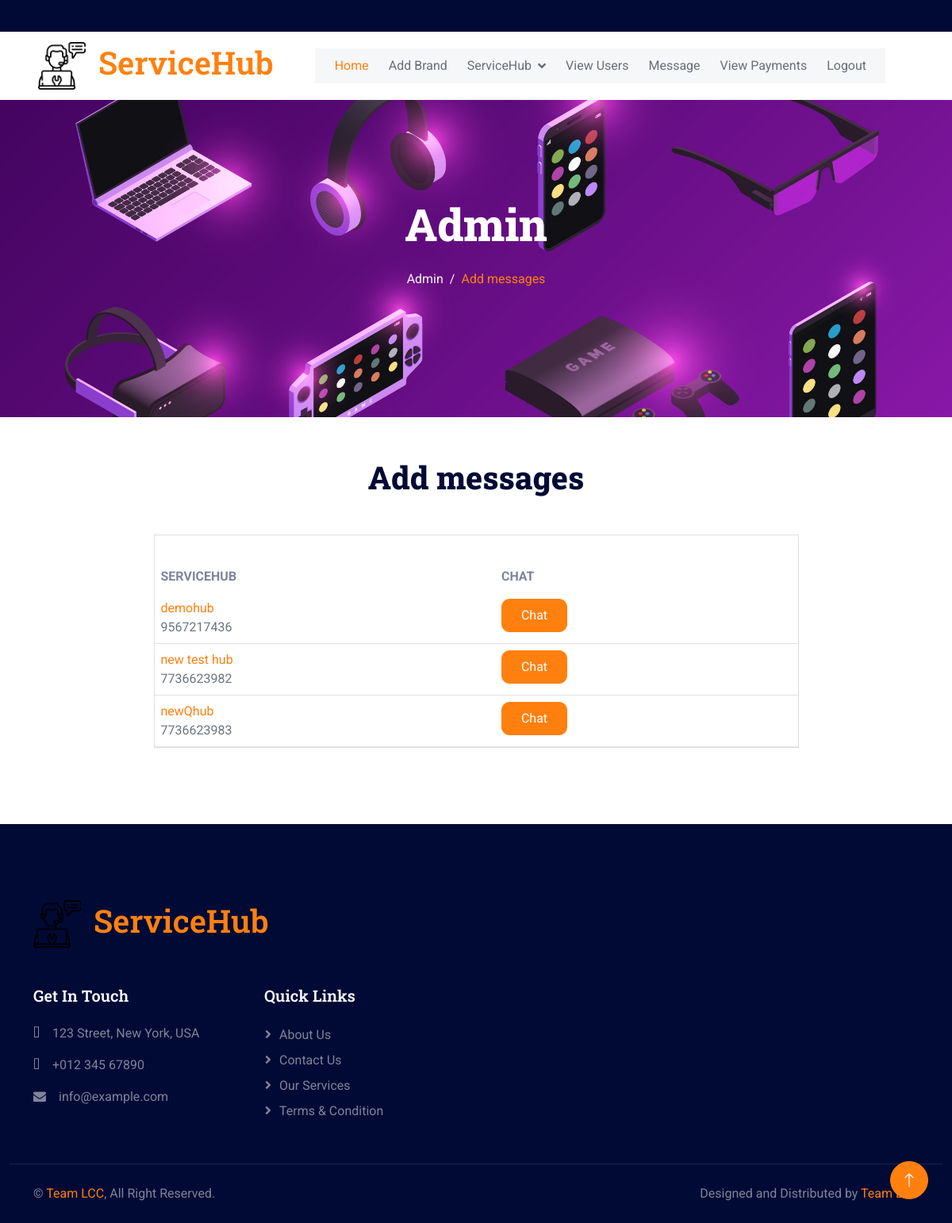
Screenshot of /admin-message/ with the database file from the repository.
### servicehub_app/models.py (models this page shows)
class ServicehubReg(models.Model):
    hub_login=models.ForeignKey(Login,on_delete=models.CASCADE)
    hub_name=models.CharField(max_length=30,null=True)
    hub_image=models.ImageField()
    hub_phone=models.CharField(max_length=30,null=True)
    hub_email=models.EmailField(null=True)
    hub_address=models.TextField()
    hub_pin=models.CharField(max_length=30,null=True)
    district=models.CharField(max_length=30)
    hub_licence=models.FileField()

### servicehub_app/views.py (the view)
# urls.py: path('admin-message/',views.admin_message),
def admin_message(request):
    hubs=ServicehubReg.objects.filter(hub_login__is_active=1)
    return render(request,'admin/admin_message.html',{"hubs":hubs})

### templates/admin/admin_message.html (shortened to what this page needs)
{% extends 'admin/admin_dashboard.html' %}
{% block admin %}
<div class="container-fluid page-header py-5 mb-1 wow fadeIn" data-wow-delay="0.1s" style="height: 400px!important;">
    <div class="container text-center py-5">
        <h1 class="display-4 text-white animated slideInDown mb-4" >Admin</h1>
        <nav aria-label="breadcrumb animated slideInDown">
            <ol class="breadcrumb justify-content-center mb-0">
                <li class="breadcrumb-item"><a href="/admin-dashboard" >Admin</a></li>
                <li class="breadcrumb-item active" aria-current="page" >Add messages</li>
            </ol>
        </nav>
    </div>
</div>
<div class="container-xxl py-5">
    <div class="container">
        <link href="https://maxcdn.bootstrapcdn.com/font-awesome/4.7.0/css/font-awesome.min.css" rel="stylesheet" />
        <div class="container">
        <div class="text-center mx-auto" style="max-width: 500px;">
            <h1 class="display-6 mb-5">Add messages</h1>
        </div>
        <div class="row">
            <div class="col-md-9 mx-auto">
                <div class="card">
                    <div class="card-body">
                    </div>
                    <div class="table-responsive">
                        <table class="table no-wrap user-table mb-0">
                          <thead>
                            <tr>
                              <th scope="col" class="border-0 text-uppercase font-medium">ServiceHub</th>
                              <th scope="col" class="border-0 text-uppercase font-medium">Chat</th>
                            </tr>
                          </thead>
                          <tbody>
                            {% for hub in hubs %}
                            <tr>
                              <td>
                                  <span class="text-muted"><a href="/admin-viewsinglehub?hid={{hub.id}}">{{hub.hub_name}}</a></span><br>
                                  <span class="text-muted">{{hub.hub_phone}}</span>
                              </td>
                              <td>
                                <span class="text-muted"><a href="/admin-hubchat?hid={{hub.id}}" class="btn btn-primary py-2 px-4" style="border-radius: 10px;">Chat</a></span><br>
                            </td>
                            </tr>
                            {% endfor %}
                          </tbody>
                        </table>
                    </div>
                </div>
            </div>
        </div>
        </div>
    </div>
</div>
{% endblock admin %}

### static/css/style.css (style rules this page uses)
:root { --primary: #FF800F; --secondary: #001064; --light: #F6F7F8; --dark: #010A35; }
.btn { transition: .5s; }
.btn.btn-primary, .btn.btn-outline-primary:hover, .btn.btn-secondary, .btn.btn-outline-secondary:hover { color: #FFFFFF; }
.page-header { background: linear-gradient(rgba(1, 10, 53, 0), rgba(1, 10, 53, 0)), url(../img/c-1.jpg) center center no-repeat; background-size: cover; background-position: center center; padding-top: 6.25% !important; }
.page-header .breadcrumb-item a, .page-header .breadcrumb-item+.breadcrumb-item::before { color: var(--light); }
.page-header .breadcrumb-item a:hover, .page-header .breadcrumb-item.active { color: var(--primary); }

### rows the page displays
ServicehubReg: hub_name "demohub", hub_phone "9567217436"
ServicehubReg: hub_name "new test hub", hub_phone "7736623982"
ServicehubReg: hub_name "newQhub", hub_phone "7736623983"
